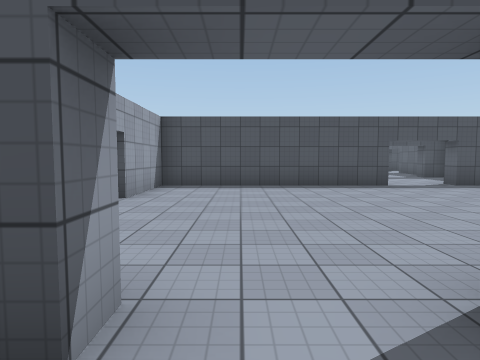
view 1 (above)

18 first-person views from a walk through a scene from a Unity 3-D project. The camera is 1.4 m above the floor, tilts 4° down and sees 75° across. The floor is counted in squares, 2 m on a side. Each view is taken from the middle of a square. On the plan, view 1 faces up. The plan holds only what a view shows up to about 10 squares ahead; the rest is blank. The player character is not drawn. Surface patterns are stand-ins for the level's own textures.

view 2
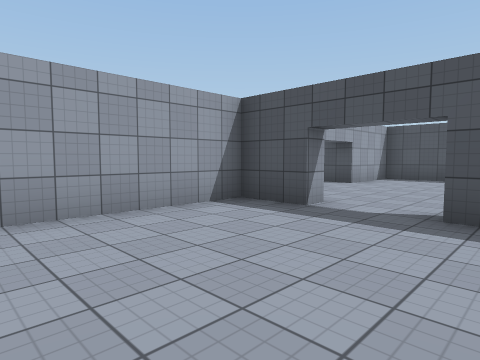

view 3
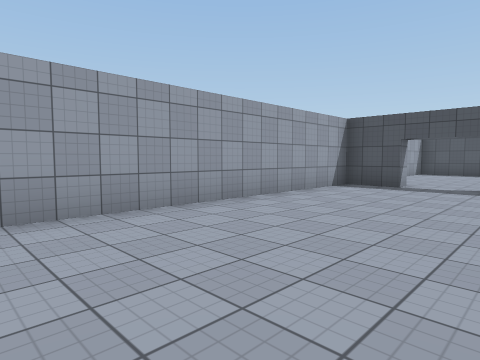

view 4
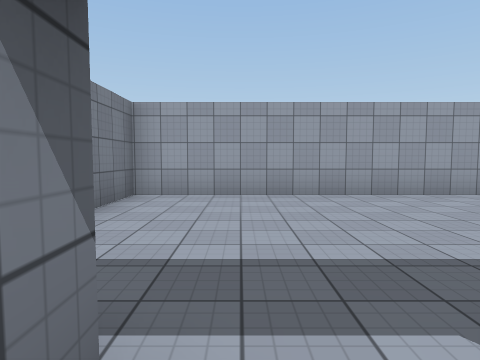

view 5
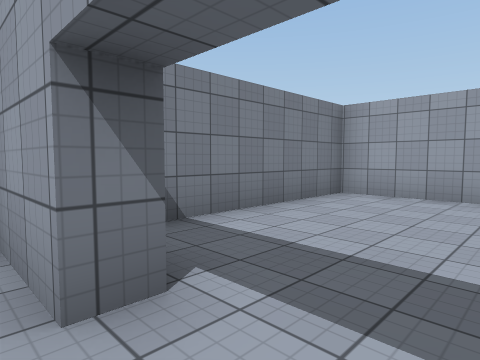

view 6
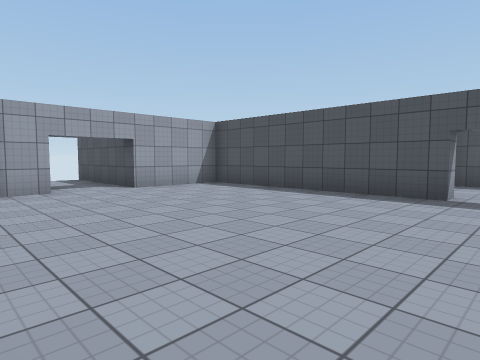

view 7
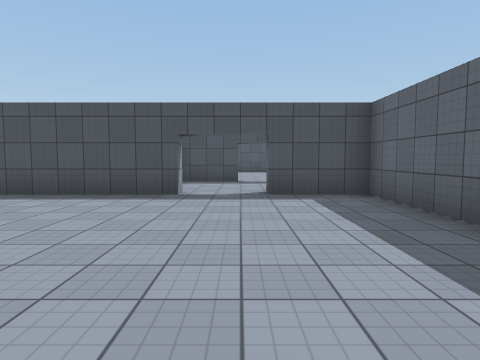

view 8
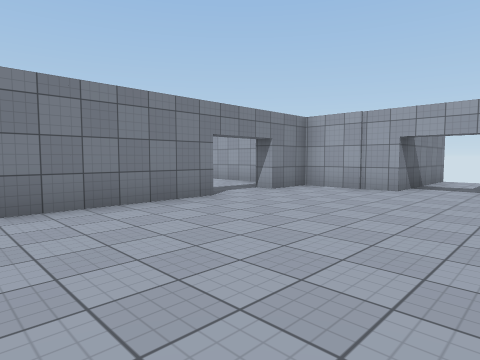

view 9
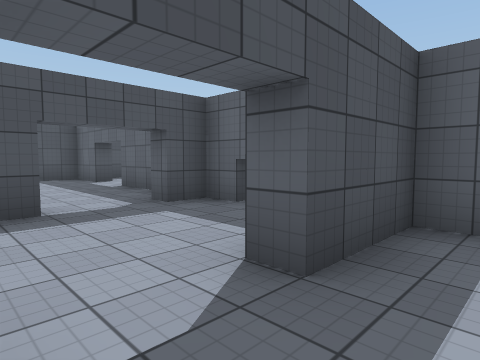

view 10
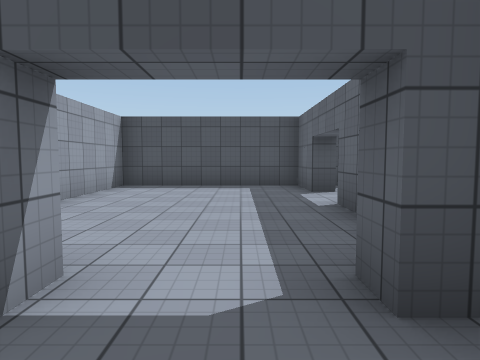

view 11
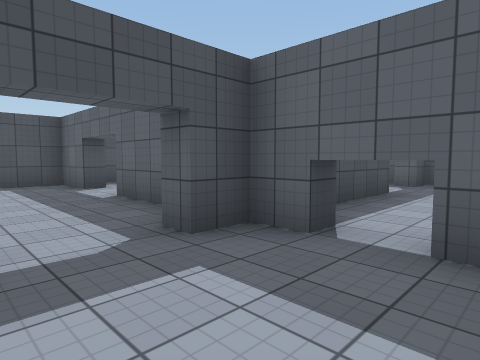

view 12
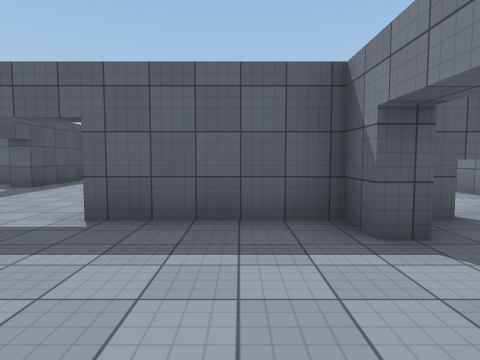

view 13
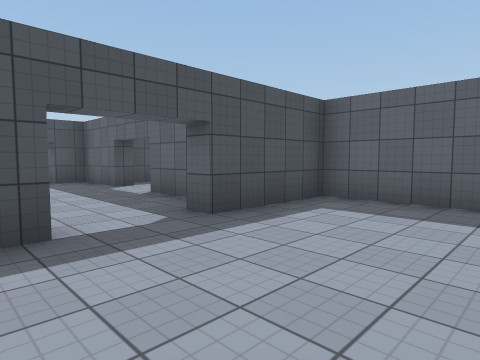

view 14
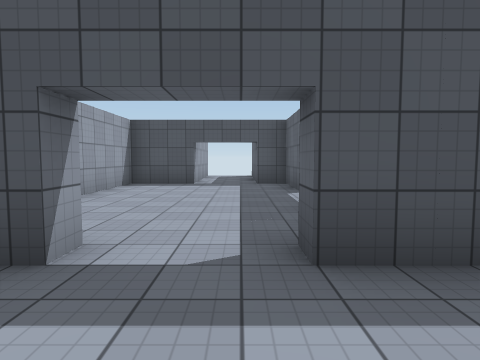

view 15
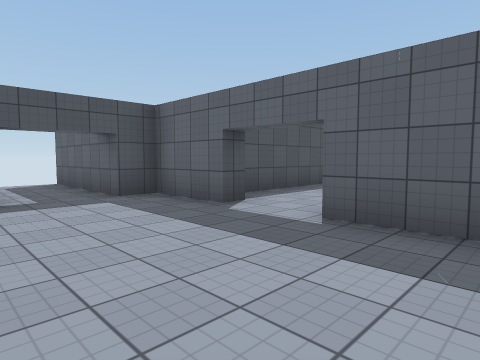

view 16
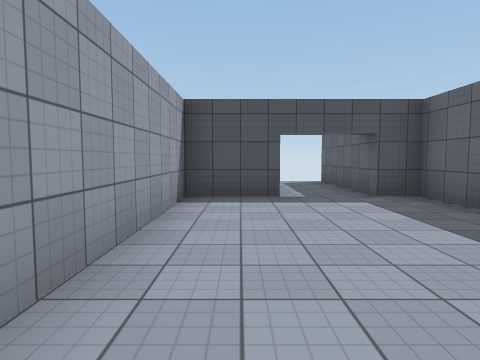

view 17
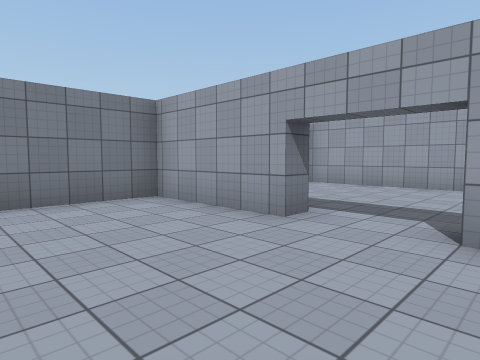

view 18
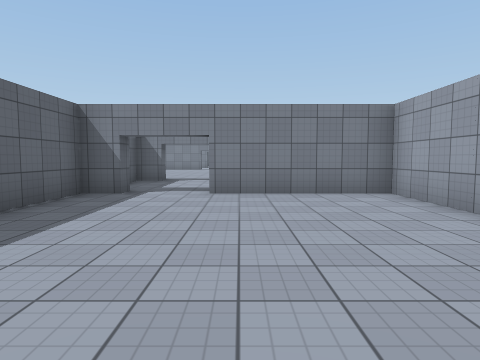

### Floor plan
Key: @ floor where view 1 was taken; # wall or solid block; . floor.
Columns run from 6 left of view 1 to 17 right of it. Each row starts with its distance up from view 1.
 29                   #
 28                 ..#
 27                 ..#
 26                #..#
 25               ##..#
 24               #...######
 23               #...#....
 22               #.......
 21               #.....
 20               #...#
 19               #...#
 18          #######..###
 17          #....#.....#
 16          #..........#
 15          #..........#
 14          #....#.....#
 13          #....#.....#
 12          ##...#.....#
 11          ##..#####..#
 10          #....#.....#
  9          #....#.....#
  8     ######..######..#
  7     #.........#
  6 #####.........#
  5  .............#
  4  .............
  3 #####........
  2     #.......
  1     ##..###
  0     #.@..
 -1     #....
 -2     #....
 -3     #....
 -4     #....
 -5     #....
 -6     #......
 -7     #......
 -8     #....#.
 -9     #######

Where each view was taken, in squares from view 1:
view 1: 0 up, 0 right, facing up
view 2: 3 down, 2 right, facing up-left
view 3: 7 down, 2 right, facing up-left
view 4: 7 down, 4 right, facing left
view 5: 6 down, 4 right, facing down-left
view 6: 2 up, 5 right, facing up-left
view 7: 2 up, 5 right, facing up
view 8: 6 up, 5 right, facing down-left
view 9: 7 up, 4 right, facing up-right
view 10: 10 up, 6 right, facing up
view 11: 9 up, 5 right, facing up-right
view 12: 13 up, 4 right, facing right
view 13: 15 up, 9 right, facing up-right
view 14: 16 up, 11 right, facing up
view 15: 19 up, 9 right, facing up-right
view 16: 19 up, 9 right, facing up
view 17: 17 up, 11 right, facing down-left
view 18: 18 up, 11 right, facing down
